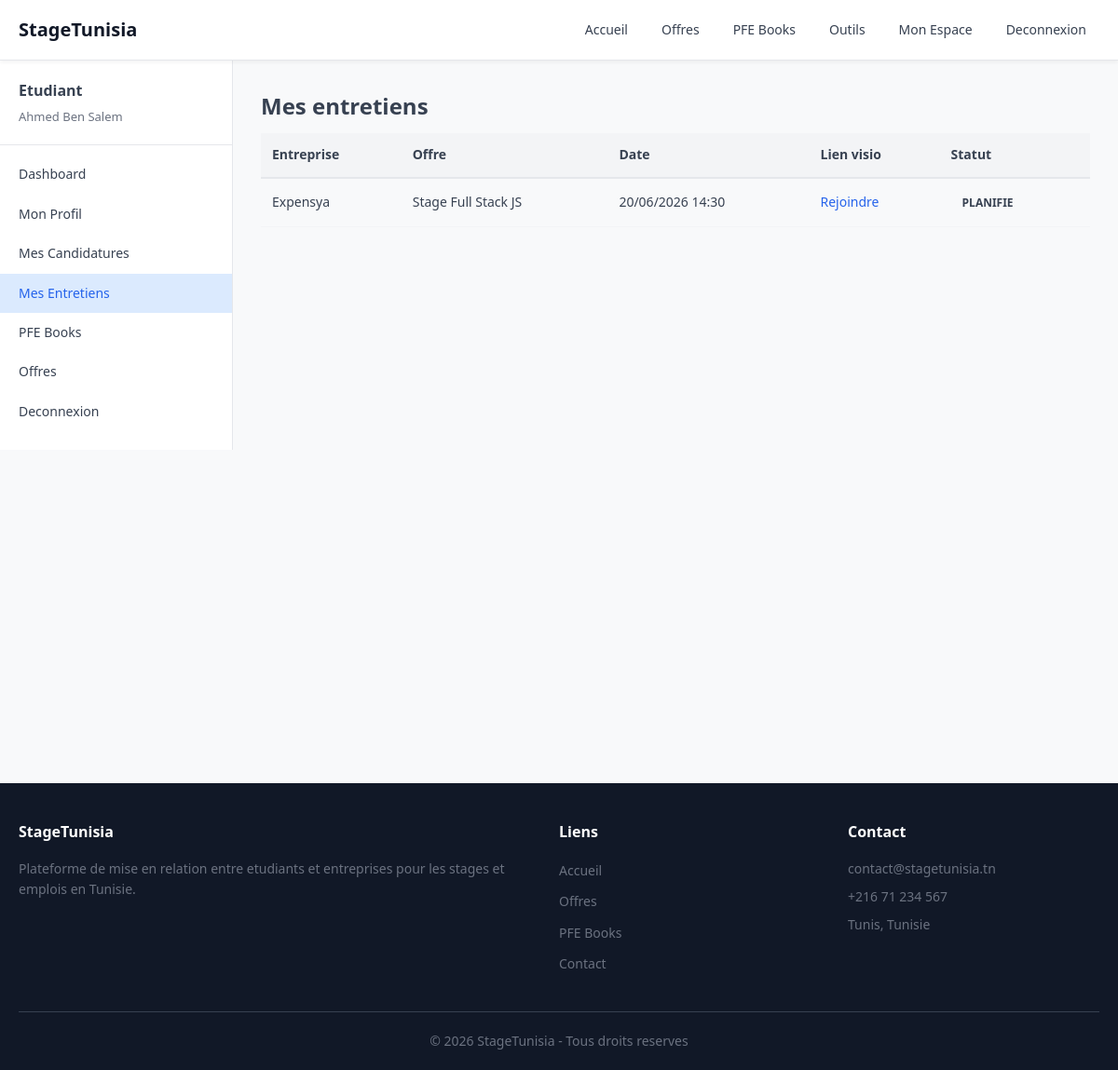
Screenshot of /etudiant/entretiens.php (signed in) with the database file from the repository.
### tables this page shows
CREATE TABLE rendez_vous (
    id INT AUTO_INCREMENT PRIMARY KEY,
    candidature_id INT NOT NULL,
    date_entretien DATETIME NOT NULL,
    lien_visio VARCHAR(255) DEFAULT '',
    notes TEXT,
    statut VARCHAR(50) DEFAULT 'planifie',
    FOREIGN KEY (candidature_id) REFERENCES candidatures(id) ON DELETE CASCADE
);

CREATE TABLE entreprises (
    id INT AUTO_INCREMENT PRIMARY KEY,
    utilisateur_id INT NOT NULL UNIQUE,
    nom_entreprise VARCHAR(150) NOT NULL,
    secteur VARCHAR(100) DEFAULT '',
    description TEXT,
    logo VARCHAR(255) DEFAULT 'photos/logos/logo-entreprise-default.svg',
    site_web VARCHAR(255) DEFAULT '',
    telephone VARCHAR(20) DEFAULT '',
    gouvernorat VARCHAR(50) DEFAULT '',
    technopole VARCHAR(100) DEFAULT '',
    FOREIGN KEY (utilisateur_id) REFERENCES utilisateurs(id) ON DELETE CASCADE
);

CREATE TABLE offres (
    id INT AUTO_INCREMENT PRIMARY KEY,
    entreprise_id INT NOT NULL,
    titre VARCHAR(200) NOT NULL,
    description TEXT,
    type_contrat VARCHAR(50) NOT NULL DEFAULT 'stage',
    duree VARCHAR(50) DEFAULT '',
    remuneration VARCHAR(100) DEFAULT '',
    lieu VARCHAR(100) DEFAULT '',
    secteur VARCHAR(100) DEFAULT '',
    competences_requises TEXT,
    date_publication DATETIME DEFAULT CURRENT_TIMESTAMP,
    date_expiration DATE DEFAULT NULL,
    active TINYINT(1) DEFAULT 1,
    FOREIGN KEY (entreprise_id) REFERENCES entreprises(id) ON DELETE CASCADE
);

### includes/functions.php (called while the page is built, shortened)
<?php
function formatDateTime($date) {
    return date('d/m/Y H:i', strtotime($date));
}
function getEtudiantId($pdo) {
    $stmt = $pdo->prepare("SELECT id FROM etudiants WHERE utilisateur_id = ?");
    $stmt->execute([$_SESSION['user_id']]);
    $row = $stmt->fetch();
    return $row ? $row['id'] : 0;
}
function getEntretiensEtudiant($pdo, $etudiant_id) {
    $stmt = $pdo->prepare("SELECT r.*, o.titre as offre_titre, e.nom_entreprise FROM rendez_vous r JOIN candidatures c ON r.candidature_id = c.id JOIN offres o ON c.offre_id = o.id JOIN entreprises e ON o.entreprise_id = e.id WHERE c.etudiant_id = ? ORDER BY r.date_entretien ASC");
    $stmt->execute([$etudiant_id]);
    return $stmt->fetchAll();
}

### etudiant/entretiens.php (the view, shortened to what this page needs)
<?php
require_once '../config/database.php';
require_once '../includes/functions.php';
$etudiant_id = getEtudiantId($pdo);
$entretiens = getEntretiensEtudiant($pdo, $etudiant_id);
include '../includes/header.php';
?>
<div class="dashboard-layout">
<?php include '../includes/sidebar_etudiant.php'; ?>
<div class="dashboard-content">
    <h2><?= icon('calendar') ?> Mes entretiens</h2>
    <?php if (empty($entretiens)): ?>
        <p>Aucun entretien planifie.</p>
    <?php else: ?>
    <table class="table">
        <tr><th>Entreprise</th><th>Offre</th><th>Date</th><th>Lien visio</th><th>Statut</th></tr>
        <?php foreach ($entretiens as $e): ?>
        <tr>
            <td><?= htmlspecialchars($e['nom_entreprise']) ?></td>
            <td><?= htmlspecialchars($e['offre_titre']) ?></td>
            <td><?= formatDateTime($e['date_entretien']) ?></td>
            <td><?php if ($e['lien_visio'] != false): ?><a href="<?= htmlspecialchars($e['lien_visio']) ?>" target="_blank"><?= icon('video') ?> Rejoindre</a><?php else: ?>-<?php endif; ?></td>
            <td><span class="badge badge-<?= $e['statut'] ?>"><?= $e['statut'] ?></span></td>
        </tr>
        <?php endforeach; ?>
    </table>
    <?php endif; ?>
</div>
<?php include '../includes/footer.php'; ?></div>

### css/style.css (style rules this page uses)
:root { --primary: #2563eb; --primary-dark: #1d4ed8; --primary-light: #dbeafe; --secondary: #0d9488; --danger: #dc2626; --warning: #d97706; --success: #059669; --gray-50: #f8f9fa; --gray-100: #f3f4f6; --gray-200: #e5e7eb; --gray-300: #d1d5db; --gray-500: #6b7280; --gray-600: #4b5563; --gray-700: #374151; --gray-900: #111827; --white: #fff; --shadow: 0 2px 8px rgba(0,0,0,0.06); --shadow-lg: 0 4px 16px rgba(0,0,0,0.1); --radius: 8px; --radius-lg: 12px; }
* { margin: 0; padding: 0; box-sizing: border-box; }
html { scroll-behavior: smooth; }
body { font-family: 'Segoe UI', Tahoma, Geneva, Verdana, sans-serif; color: var(--gray-700); background: var(--gray-50); line-height: 1.6; }
a { color: var(--primary); text-decoration: none; }
.badge { display: inline-block; padding: 4px 12px; border-radius: 20px; font-size: 12px; font-weight: 600; text-transform: uppercase; }
.dashboard-layout { display: flex; }
.dashboard-content { flex: 1; padding: 30px; max-width: calc(100% - 250px); }
.dashboard-content h2 { margin-bottom: 10px; display: flex; align-items: center; gap: 10px; }
.table { width: 100%; border-collapse: collapse; font-size: 14px; }
.table th { text-align: left; background: var(--gray-100); padding: 12px; font-weight: 600; color: var(--gray-700); border-bottom: 2px solid var(--gray-200); }
.table td { padding: 12px; border-bottom: 1px solid var(--gray-100); }

### rows the page displays
rendez_vous: entreprises.nom_entreprise "Expensya", offres.titre "Stage Full Stack JS", date_entretien "20/06/2026 14:30", statut "PLANIFIE"

### other values shown
$_SESSION['user_prenom'] . ' ' . $_SESSION['user_nom'] "Ahmed Ben Salem"
